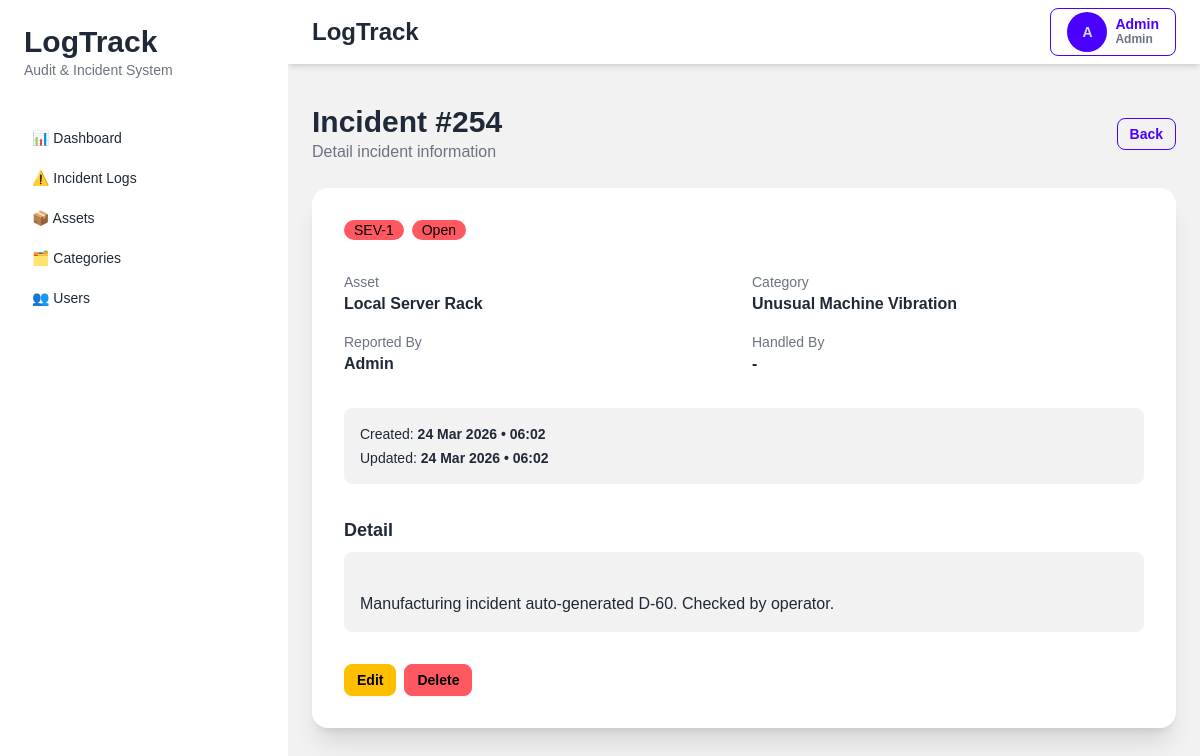
Screenshot of /incidents/254 (signed in) with the database file from the repository.
### tables this page shows
CREATE TABLE users (

    id INTEGER PRIMARY KEY AUTOINCREMENT,

    role INTEGER NOT NULL,

    name VARCHAR(255) NOT NULL,

    email VARCHAR(255) UNIQUE NOT NULL,

    password VARCHAR(255) NOT NULL,

    created_at DATETIME,

    is_deleted INTEGER DEFAULT 0
);

CREATE TABLE incidents (

    id INTEGER PRIMARY KEY AUTOINCREMENT,

    user_id INTEGER,

    asset_id INTEGER,

    incident_category_id INTEGER,
    
    handled_by INTEGER,

    severity_level VARCHAR(50) NOT NULL,

    status VARCHAR(255) NOT NULL,

    detail TEXT,

    created_at DATETIME,

    updated_at DATETIME,

    is_deleted INTEGER DEFAULT 0,

    FOREIGN KEY (user_id)
        REFERENCES users(id),

    FOREIGN KEY (asset_id)
        REFERENCES assets(id),

    FOREIGN KEY (incident_category_id)
        REFERENCES incident_categories(id)
    
    FOREIGN KEY (handled_by)
        REFERENCES users(id)
);

CREATE TABLE assets (

    id INTEGER PRIMARY KEY AUTOINCREMENT,

    asset_code VARCHAR(255) UNIQUE NOT NULL,

    asset_name VARCHAR(255) NOT NULL,

    status VARCHAR(50) DEFAULT 'Operational',

    created_at DATETIME,

    updated_at DATETIME,

    is_deleted INTEGER DEFAULT 0
);

CREATE TABLE incident_categories (

    id INTEGER PRIMARY KEY AUTOINCREMENT,

    category_name VARCHAR(255) NOT NULL,

    default_severity VARCHAR(50) NOT NULL,

    created_at DATETIME,

    updated_at DATETIME,

    is_deleted INTEGER DEFAULT 0
);

### app/controllers/incident_controller.py (the view)
def incident_detail(id):
    conn = None
    try:
        conn = get_db_connection()
        role = session.get("role")
        role = int(role) if role is not None else 2
        incident = conn.execute("""
            SELECT
                i.*,
                a.asset_name,
                c.category_name,
                u.name AS user_name,
                h.name AS handled_by_name
            FROM incidents i
            LEFT JOIN assets a ON i.asset_id = a.id
            LEFT JOIN incident_categories c ON i.incident_category_id = c.id
            LEFT JOIN users u ON i.user_id = u.id
            LEFT JOIN users h ON i.handled_by = h.id
            WHERE i.id = ?
        """, (id,)).fetchone()
        if not incident:
            flash("Incident not found", "error")
            return redirect("/incidents")
        incident = dict(incident)
        if incident.get("created_at"):
            dt = datetime.strptime(incident["created_at"], "%Y-%m-%d %H:%M:%S")
            incident["created_at"] = dt.strftime("%d %b %Y • %H:%M")
            incident["updated_at"] = dt.strftime("%d %b %Y • %H:%M")
        return render_template(
            "incidents/detail.html",
            incident=incident,
            role=role
        )
    finally:
        if conn:
            conn.close()

### app/app.py (called while the page is built)
def create_app():
    app = Flask(__name__)
    app.config.from_object(
        "app.config.Config"
    )
    app.add_template_filter(
        timesince,
        "timesince"
    )
    @app.context_processor
    def inject_user():
        return {
            "role": session.get("role"),
            "user_name": session.get("name"),
            "user_id": session.get("user_id")
        }
    from app.routes.web import register_routes
    register_routes(app)
    return app

### app/database/connection.py (called while the page is built)
def get_db_connection():
    conn = sqlite3.connect(
        Config.DATABASE_PATH,
        timeout=30,
        isolation_level=None,
        check_same_thread=False
    )
    conn.row_factory = sqlite3.Row
    conn.execute("PRAGMA foreign_keys = ON")
    conn.execute("PRAGMA journal_mode = WAL")
    return conn

### app/templates/incidents/detail.html (shortened to what this page needs)
{% extends "layouts/app.html" %} {% block title %}Incident Detail{% endblock %}
{% block content %}
<div class="max-w-4xl mx-auto space-y-6">
  <div class="flex items-center justify-between">
    <div>
      <h1 class="text-3xl font-bold">Incident #{{ incident.id }}</h1>
      <p class="text-gray-500">Detail incident information</p>
    </div>
    <a href="/incidents" class="btn btn-outline btn-primary btn-sm"> Back </a>
  </div>
  <div class="card bg-base-100 shadow-xl">
    <div class="card-body space-y-6">
      <div class="flex flex-wrap gap-2">
        {% if incident.severity_level == 'SEV-1' %}
        <div class="badge badge-error">SEV-1</div>
        {% elif incident.severity_level == 'SEV-2' %}
        <div class="badge badge-warning">SEV-2</div>
        {% else %}
        <div class="badge badge-info">{{ incident.severity_level }}</div>
        {% endif %} {% set status_map = { 'Open': 'badge-error', 'In Progress':
        'badge-warning', 'Resolved': 'badge-info', 'Closed': 'badge-success' }
        %}
        <div
          class="badge {{ status_map.get(incident.status, 'badge-outline') }}">
          {{ incident.status or 'No Status' }}
        </div>
      </div>
      <div class="grid grid-cols-1 md:grid-cols-2 gap-4">
        <div>
          <p class="text-gray-500 text-sm">Asset</p>
          <p class="font-semibold">{{ incident.asset_name }}</p>
        </div>
        <div>
          <p class="text-gray-500 text-sm">Category</p>
          <p class="font-semibold">{{ incident.category_name }}</p>
        </div>
        <div>
          <p class="text-gray-500 text-sm">Reported By</p>
          <p class="font-semibold">{{ incident.user_name }}</p>
        </div>
        <div>
          <p class="text-gray-500 text-sm">Handled By</p>
          <p class="font-semibold">{{ incident.handled_by_name or '-' }}</p>
        </div>
      </div>
      <div class="bg-base-200 rounded-lg p-4 text-sm space-y-1">
        <div>
          Created:
          <span class="font-semibold">{{ incident.created_at }}</span>
        </div>
        <div>
          Updated:
          <span class="font-semibold">{{ incident.updated_at or '-' }}</span>
        </div>
      </div>
      <div>
        <h2 class="font-bold text-lg mb-2">Detail</h2>
        <div class="bg-base-200 p-4 rounded-lg whitespace-pre-line">
          {{ incident.detail }}
        </div>
      </div>
      <div class="flex flex-wrap gap-2">
        {% if role != 2 and incident.is_deleted == 0 %}
        <a
          href="/incidents/{{ incident.id }}/edit"
          class="btn btn-warning btn-sm">
          Edit
        </a>
        {% endif %} {% if incident.is_deleted == 0 %}
        <button
          class="btn btn-error btn-sm"
          onclick="openModal('delete', {{ incident.id }})">
          Delete
        </button>
        {% endif %}
      </div>
    </div>
  </div>
</div>
{% endblock %}

### app/templates/layouts/app.html (shortened to what this page needs)
<!doctype html>
<html lang="en">
  <head>
    <script src="https://cdn.tailwindcss.com"></script>
    <link
      href="https://cdn.jsdelivr.net/npm/daisyui@4.12.10/dist/full.min.css"
      rel="stylesheet" />
    <link
      rel="stylesheet"
      href="{{ url_for('static', filename='css/app.css') }}" />
  </head>
  <body class="bg-base-200">
    <div class="drawer lg:drawer-open">
      <div class="drawer-content flex flex-col">
        <div class="navbar bg-base-100 shadow-md">
          <div class="flex-1">
            <h1 class="text-2xl font-bold px-4">LogTrack</h1>
          </div>
          <div class="dropdown dropdown-end px-4">
            <div
              tabindex="0"
              role="button"
              class="btn btn-outline btn-primary flex items-center gap-2">
              <div class="avatar placeholder">
                <div class="bg-primary text-primary-content rounded-full w-10">
                  <span> {{ session["name"][0]|upper }} </span>
                </div>
              </div>
              <div class="hidden md:block text-left">
                <div class="font-semibold">{{ session["name"] }}</div>
                <div class="text-xs text-gray-500">
                  {% if role == 0 %} Super Admin {% elif role == 1 %} Admin
                  {%else %} User {% endif %}
                </div>
              </div>
            </div>
          </div>
        </div>
        <div class="px-6 pt-4">
        </div>
        <main class="p-6">{% block content %} {% endblock %}</main>
      </div>
      <div class="drawer-side">
        <aside class="w-72 min-h-full bg-base-100">
          <div class="p-6">
            <h2 class="text-3xl font-bold">LogTrack</h2>
            <p class="text-sm text-gray-500">Audit & Incident System</p>
          </div>
          <ul class="menu p-4 text-base-content space-y-1">
            {% if role == 0 or role == 1 %}
            <li>
              <a href="/dashboard">📊 Dashboard</a>
            </li>
            {% endif %}
            <li>
              <a href="/incidents">⚠️ Incident Logs</a>
            </li>
            {% if role == 0 or role == 1 %}
            <li>
              <a href="/assets">📦 Assets</a>
            </li>
            <li>
              <a href="/incident_categories">🗂️ Categories</a>
            </li>
            <li>
              <a href="/users">👥 Users</a>
            </li>
            {% endif %}
          </ul>
        </aside>
      </div>
    </div>
  </body>
</html>

### app/static/css/app.css (style rules this page uses)
body { font-family: sans-serif; }

### rows the page displays
users: name "Admin", user_name "Admin"
incidents: id "254", status "Open", created_at "24 Mar 2026 • 06:02", detail "Manufacturing incident auto-generated D-60. Checked by operator."
assets: asset_name "Local Server Rack"
incident_categories: category_name "Unusual Machine Vibration"

### other values shown
{{ session["name"][0]|upper }} "A"
{{ incident.handled_by_name or '-' }} "-"
{{ incident.updated_at or '-' }} "24 Mar 2026 • 06:02"
